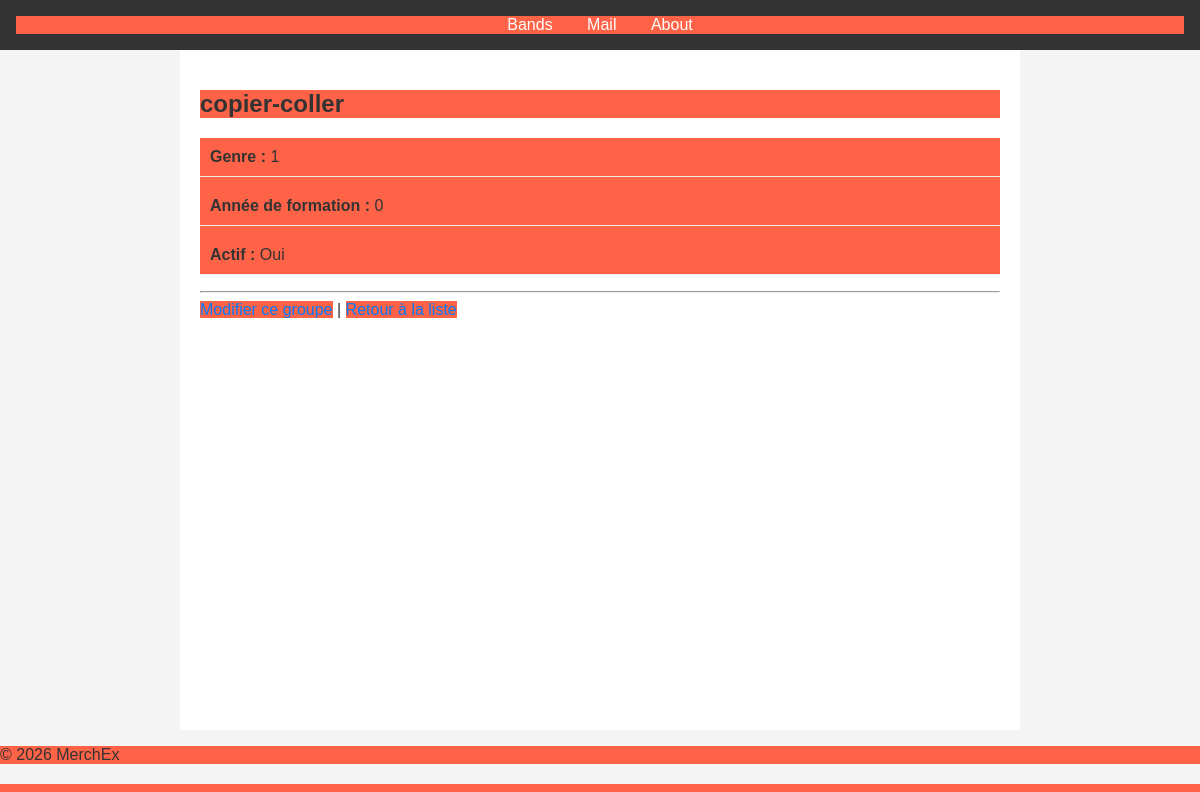
Page /bands/2/ on the committed database.
### listings/models.py (models this page shows, shortened)
class Band(models.Model):
    created_at = models.DateTimeField(null=True, blank=True)
    class Genre(models.TextChoices):
        HIP_HOP = 'HH', 'Hip Hop'
        SYNTH_POP = 'SP', 'Synth Pop'
        ALTERNATIVE_ROCK = 'AR', 'Alternative Rock'
    name = models.CharField(max_length=1000)
    genre = models.CharField(max_length=50, choices=Genre.choices, default=Genre.HIP_HOP)
    biography = models.TextField(max_length=1000) # TextField is better for long text
    year_formed = models.fields.IntegerField(
        validators=[MinValueValidator(1900), MaxValueValidator(2029)]
    )
    active = models.BooleanField(default=True)
    official_homepage = models.URLField(null=True, blank=True)

### listings/views.py (the view)
# urls.py: path('bands/<int:id>/', views.band_detail, name='band-detail'),
def band_detail(request, id):
    band = get_object_or_404(Band, pk=id)
    return render(
        request,
        'listings/band_detail.html',
        {'band': band}
    )

### listings/templates/listings/band_detail.html (shortened to what this page needs)
{% extends 'listings/base.html' %}
{% block content %}
  <h2>{{ band.name }}</h2>
  <ul>
    <li><strong>Genre :</strong> {{ band.get_genre_display }}</li>
    <li><strong>Année de formation :</strong> {{ band.year_formed }}</li>
    <li><strong>Actif :</strong> {{ band.active|yesno:"Oui,Non" }}</li>
  </ul>
  <hr>
  <a href="{% url 'listings:band-update' band.id %}">Modifier ce groupe</a> |
  <a href="{% url 'listings:band-list' %}">Retour à la liste</a>
{% endblock %}

### listings/static/listings/styles.css (style rules this page uses)
ul { list-style-type: none; padding: 0; }
li { margin-bottom: 10px; padding: 10px; border-bottom: 1px solid #eee; }
a { color: #007bff; text-decoration: none; }
* { background: tomato }

### rows in the picture
Band: name "copier-coller", genre "1", year_formed "0", active "Oui"
